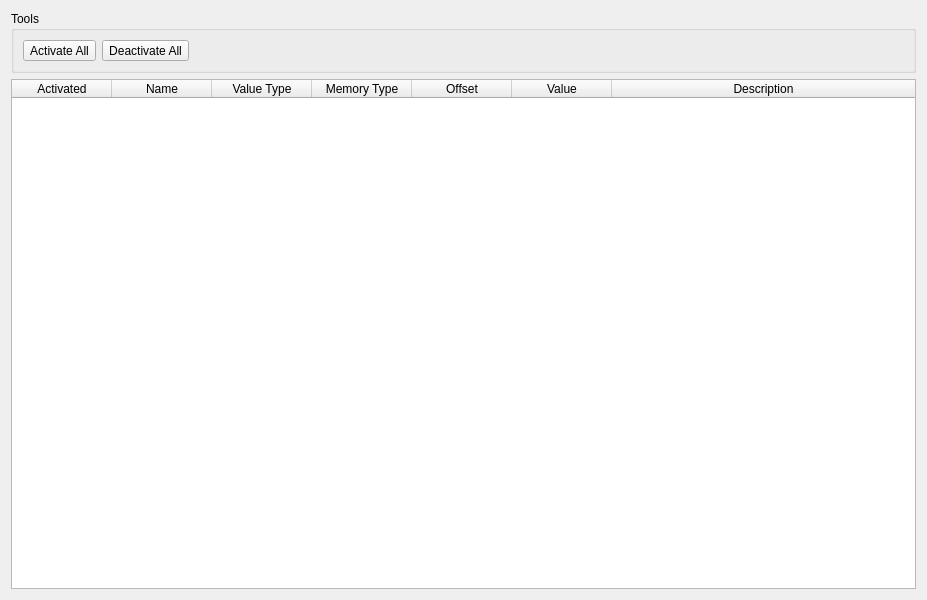
<?xml version="1.0" encoding="UTF-8"?>
<ui version="4.0">
 <class>ModuleConfigurationView</class>
 <widget class="QWidget" name="ModuleConfigurationView">
  <property name="geometry">
   <rect>
    <x>0</x>
    <y>0</y>
    <width>927</width>
    <height>600</height>
   </rect>
  </property>
  <property name="sizePolicy">
   <sizepolicy hsizetype="MinimumExpanding" vsizetype="MinimumExpanding">
    <horstretch>0</horstretch>
    <verstretch>0</verstretch>
   </sizepolicy>
  </property>
  <property name="maximumSize">
   <size>
    <width>927</width>
    <height>600</height>
   </size>
  </property>
  <property name="windowTitle">
   <string>Form</string>
  </property>
  <layout class="QVBoxLayout" name="verticalLayout">
   <item>
    <widget class="QGroupBox" name="groupBox">
     <property name="title">
      <string>Tools</string>
     </property>
     <layout class="QHBoxLayout" name="horizontalLayout">
      <item>
       <widget class="QToolButton" name="toolButton_Activate">
        <property name="text">
         <string>Activate All</string>
        </property>
       </widget>
      </item>
      <item>
       <widget class="QToolButton" name="toolButton_Deactivate">
        <property name="text">
         <string>Deactivate All</string>
        </property>
       </widget>
      </item>
      <item>
       <spacer name="horizontalSpacer">
        <property name="orientation">
         <enum>Qt::Horizontal</enum>
        </property>
        <property name="sizeHint" stdset="0">
         <size>
          <width>731</width>
          <height>20</height>
         </size>
        </property>
       </spacer>
      </item>
     </layout>
    </widget>
   </item>
   <item>
    <widget class="QTableWidget" name="m_table">
     <property name="maximumSize">
      <size>
       <width>1024</width>
       <height>600</height>
      </size>
     </property>
     <property name="dragEnabled">
      <bool>true</bool>
     </property>
     <property name="dragDropMode">
      <enum>QAbstractItemView::DragOnly</enum>
     </property>
     <property name="cornerButtonEnabled">
      <bool>false</bool>
     </property>
     <attribute name="horizontalHeaderMinimumSectionSize">
      <number>20</number>
     </attribute>
     <attribute name="horizontalHeaderStretchLastSection">
      <bool>true</bool>
     </attribute>
     <column>
      <property name="text">
       <string>Activated</string>
      </property>
     </column>
     <column>
      <property name="text">
       <string>Name</string>
      </property>
     </column>
     <column>
      <property name="text">
       <string>Value Type</string>
      </property>
     </column>
     <column>
      <property name="text">
       <string>Memory Type</string>
      </property>
     </column>
     <column>
      <property name="text">
       <string>Offset</string>
      </property>
     </column>
     <column>
      <property name="text">
       <string>Value</string>
      </property>
     </column>
     <column>
      <property name="text">
       <string>Description</string>
      </property>
     </column>
    </widget>
   </item>
  </layout>
 </widget>
 <resources/>
 <connections/>
</ui>
